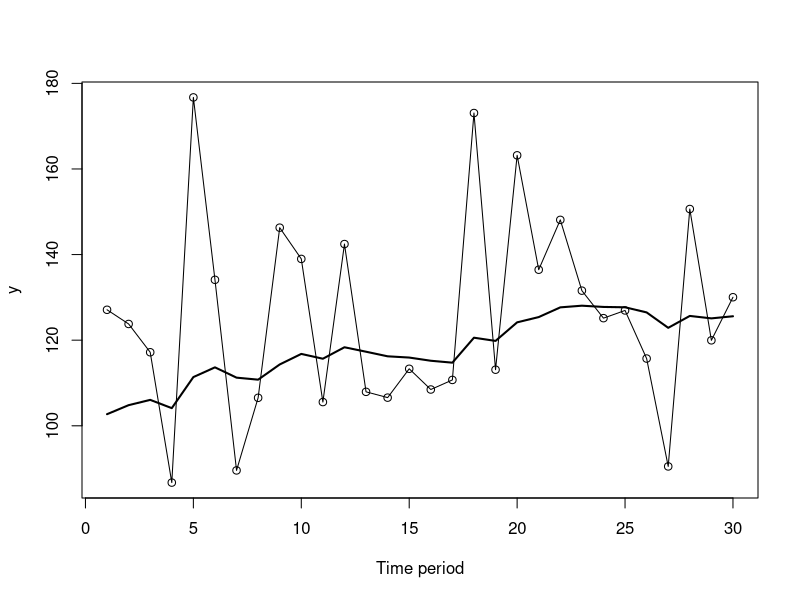
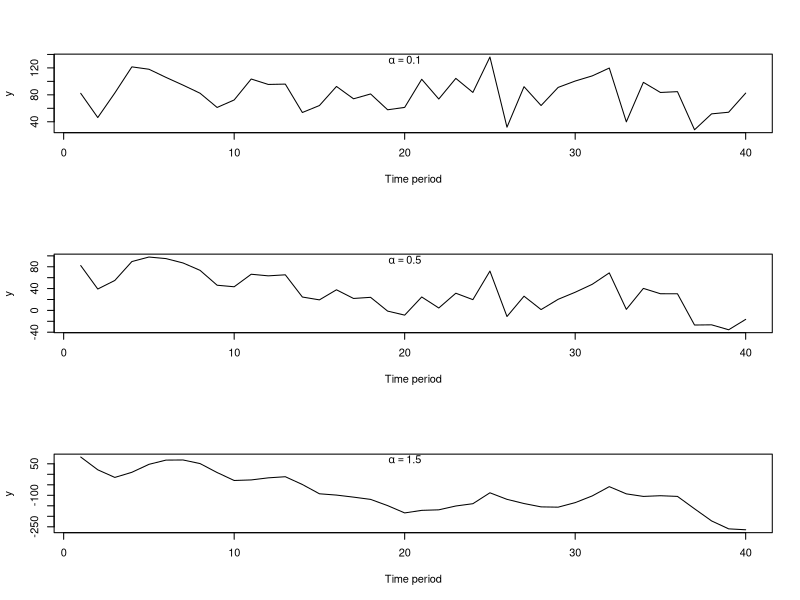
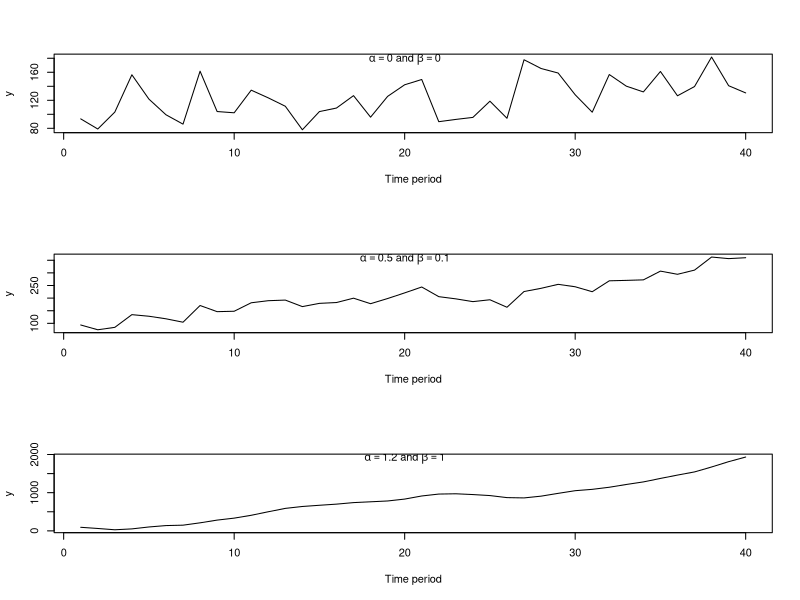

Here is the R script that generated these plots, in order:

## FIGURE 3.2

alpha <- 0.1
sigma <- 5
y <- l <- numeric(30)
l[1] <- 100
set.seed(9999)
e <- rnorm(30,0,sigma^2)
for(i in 1:30)
{
    y[i] <- l[i] + e[i]
    l[i+1] <- l[i] + alpha*e[i]
}
plot(ts(y[1:30]),type="o",ylab="y",xlab="Time period")
lines(ts(l[2:31]),lwd=2)

# FIGURE 3.3

sigma <- 5
y1 <- y2 <- y3 <- l <- numeric(40)
l[1] <- 100
e <- rnorm(40,0,sigma^2)
for(i in 1:40)
{
    y1[i] <- l[i] + e[i]
    l[i+1] <- l[i] + 0.1*e[i]
}
for(i in 1:40)
{
    y2[i] <- l[i] + e[i]
    l[i+1] <- l[i] + 0.5*e[i]
}
for(i in 1:40)
{
    y3[i] <- l[i] + e[i]
    l[i+1] <- l[i] + 1.5*e[i]
}

par(mfrow=c(3,1))
plot(ts(y1),xlab="Time period",ylab="y")
text(20,max(y1)-4,expression(alpha == 0.1))
plot(ts(y2),xlab="Time period",ylab="y")
text(20,max(y2)-5,expression(alpha == 0.5))
plot(ts(y3),xlab="Time period",ylab="y")
text(20,max(y3)-11,expression(alpha == 1.5))

# FIGURE 3.4

sigma <- 5
y1 <- y2 <- y3 <- l <- b <- numeric(40)
l[1] <- 100
b[1] <- 1
e <- rnorm(40,0,sigma^2)
for(i in 1:40)
{
    y1[i] <- l[i] + b[i] + e[i]
    l[i+1] <- l[i] + b[i] + 0*e[i]
    b[i+1] <- b[i] + 0*e[i]
}
for(i in 1:40)
{
    y2[i] <- l[i] + b[i] + e[i]
    l[i+1] <- l[i] + b[i] + 0.5*e[i]
    b[i+1] <- b[i] + 0.1*e[i]
}
for(i in 1:40)
{
    y3[i] <- l[i] + b[i] + e[i]
    l[i+1] <- l[i] + b[i] + 1.2*e[i]
    b[i+1] <- b[i] + 1*e[i]
}

par(mfrow=c(3,1))
plot(ts(y1),xlab="Time period",ylab="y")
text(20,max(y1)-3,expression(paste(alpha == 0," and ",beta==0)))
plot(ts(y2),xlab="Time period",ylab="y")
text(20,max(y2)-8,expression(paste(alpha == 0.5," and ",beta==0.1)))
plot(ts(y3),xlab="Time period",ylab="y")
text(20,max(y3)-35,expression(paste(alpha == 1.2," and ",beta==1.0)))
